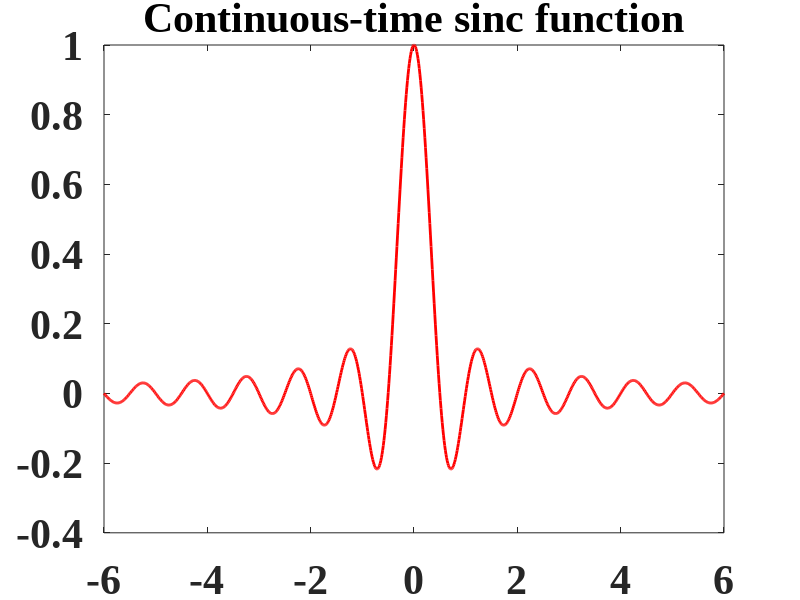

Here is the MATLAB script that generated this plot:
clear all; close all;
startx=0;starty=0;width=1368;height=720;
figure('Position',[startx,starty,width,height]);
y = linspace(-6,6,1000);
y2 = (1./(2*pi*y)).*sin(2*pi*y);
plot(y,y2,'r', 'LineWidth',2);
title('Continuous-time sinc function');
set(gca,'FontSize',30,'fontWeight','bold', 'FontName', 'Times New Roman');
set(findall(gcf,'type','text'),'FontSize',30,'fontWeight','bold', 'FontName', 'Times New Roman');
print -djpg sinc.jpg -r600